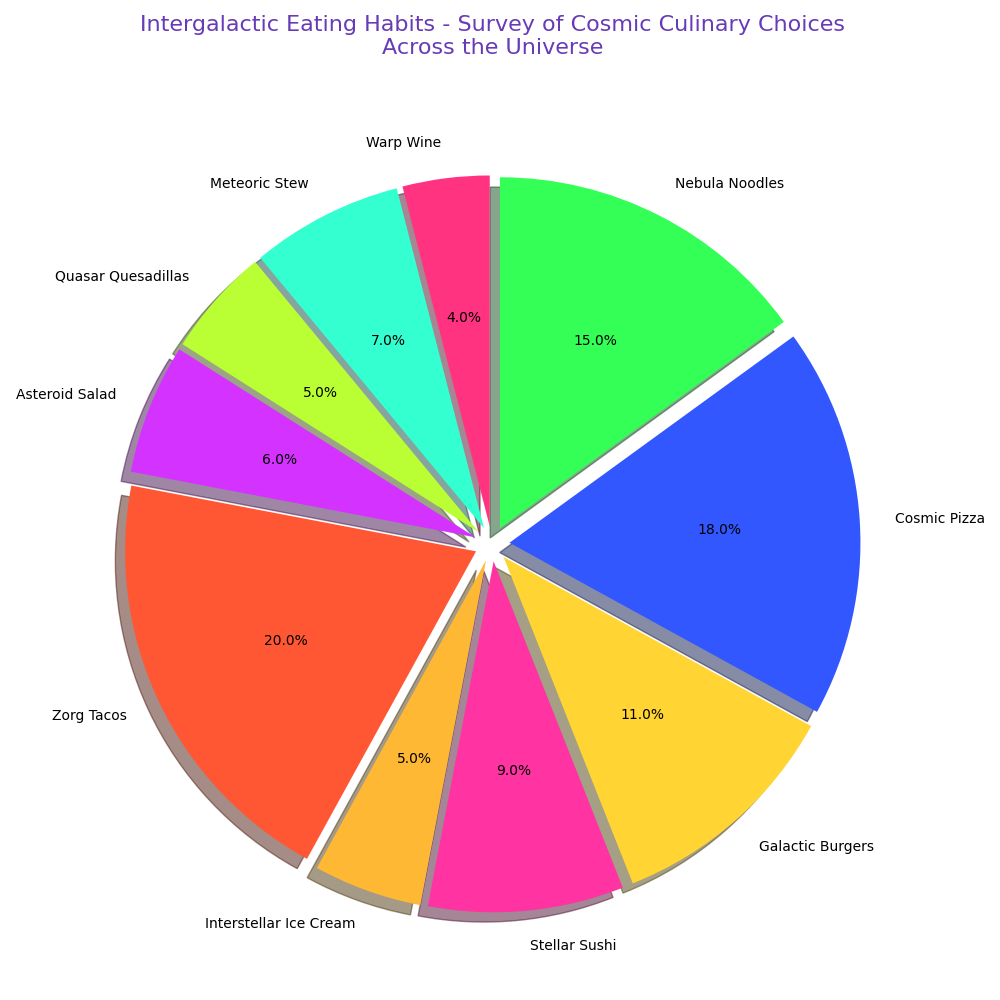

This chart was generated by the following Python code:
import matplotlib.pyplot as plt

cuisines = ['Warp Wine', 'Meteoric Stew', 'Quasar Quesadillas', 'Asteroid Salad', 
            'Zorg Tacos', 'Interstellar Ice Cream', 'Stellar Sushi', 
            'Galactic Burgers', 'Cosmic Pizza', 'Nebula Noodles']
percentages = [4, 7, 5, 6, 20, 5, 9, 11, 18, 15]
colors = ['#FF3380', '#33FFD1', '#BAFF33', '#D433FF', '#FF5733', 
          '#FFB833', '#FF33A1', '#FFD433', '#3357FF', '#33FF57']

fig, ax = plt.subplots(figsize=(10, 10))

wedges, texts, autotexts = ax.pie(
    percentages,
    colors=colors,
    startangle=90,
    labels=cuisines,
    autopct='%1.1f%%',
    shadow=True,
    explode=[0.05]*len(cuisines)
)

ax.axis('equal')

plt.title('Intergalactic Eating Habits - Survey of Cosmic Culinary Choices\nAcross the Universe', size=16, color='#673AB7', loc='center', pad=40)

plt.tight_layout()

plt.show()
